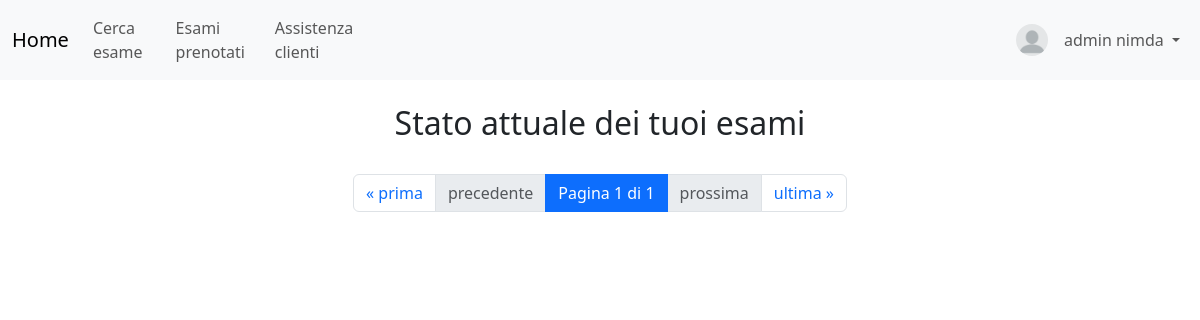
Page /gestione_utenti/situazione/ (signed in) on the earlier database version.
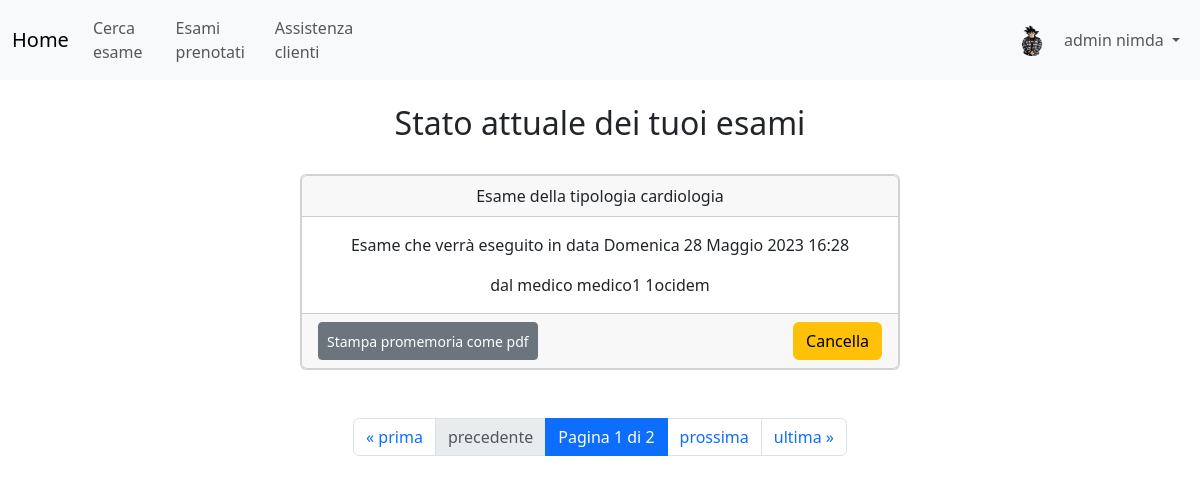
Same page on the later database version.
### utenti_custom/models.py (models this page shows)
class UtenteCustom(AbstractUser):
    username = None
    email = models.EmailField(_('email address'), unique=True)
    foto_profilo = models.ImageField(upload_to ='immagini_utenti/%Y/%m/%d/', blank=True, null=True)
    USERNAME_FIELD = 'email'
    REQUIRED_FIELDS = ['first_name', 'last_name',]
    objects = UserManager()
    def __str__(self):
        return f"{self.first_name} {self.last_name}"

### gestione_medici/models.py (models this page shows, shortened)
class Esame(DirtyFieldsMixin, models.Model):
    TIPOLOGIE_POSSIBILI = [
        ('ematochimica', 'Ematochimica'),
        ('urine', 'Urine'),
        ('oculistica', 'Oculistica'),
        ('radiografia', 'Radiografia'),
        ('ginecologia', 'Ginecologia'),
        ('ecografia', 'Ecografia'),
        ('risonanza_magnetica', 'Risonanza magnetica'),
        ('cardiologia', 'Cardiologia'),
        ('allergologia', 'Allergologia'),
        ('gastroenterologia', 'gastroenterologia'),
        ('urologia', 'Urologia'),
        ('psichiatria', 'Psichiatria'),
        ('pediatria', 'Pediatria'),
        ('otorinolaringologia', 'Otorinolaringologia'),
        ('neurologia', 'Neurologia'),
        ('dermatologia', 'Dermatologia'),
        ('endocrinologia', 'Endocrinologia'),
        ('angiologia', 'Angiologia')
    ]
    STATI_POSSIBILI = [
        ('disponibile', 'Disponibile'),
        ('prenotato', 'Prenotato'),
        ('eseguito', 'Eseguito'),
        ('cancellato', 'Cancellato')
    ]
    tipologia = models.CharField(max_length=30, choices=TIPOLOGIE_POSSIBILI)
    medico = models.ForeignKey(Medico, related_name='esami_caricati', on_delete=models.PROTECT)
    data = models.DateTimeField()
    stato = models.CharField(max_length=20, choices=STATI_POSSIBILI, default='disponibile')
    paziente = models.ForeignKey(UtenteCustom, related_name='esami', null=True, blank=True,
                               on_delete=models.SET_NULL)
    def get_nome_medico(self):
        return self.medico.utente.first_name
    def get_cognome_medico(self):
        return self.medico.utente.last_name
    class Meta:
        verbose_name_plural = 'Esami'
        ordering = ['data']

class Medico(models.Model):
    utente = models.OneToOneField(UtenteCustom, on_delete=models.CASCADE, related_name='medico')
    descrizione = models.TextField(blank=True, null=True)
    class Meta:
        verbose_name_plural = 'Medici'

### gestione_utenti/views.py (the view)
# urls.py: path("situazione/", situazione_utente, name="situazione"),
@login_required
def situazione_utente(request):
    user = get_object_or_404(UtenteCustom, pk=request.user.pk)
    esami = user.esami.all()
    paginatore = Paginator(esami, 1)
    numero_pagina = request.GET.get("page")
    pagina = paginatore.get_page(numero_pagina)
    ctx = {'page_obj': pagina}
    return render(request,"gestione_utenti/situazione.html",ctx)

### gestione_utenti/templates/gestione_utenti/situazione.html (shortened to what this page needs)
{% extends 'base.html' %}
{% block content %}
<br>
<center>
<h2> Stato attuale dei tuoi esami </h2>
</center>
<br>
<div class="d-flex justify-content-center">
{% for e in page_obj  %}
<br>
<div class="d-flex aligns-items-center justify-content-center card text-center w-50 mx-auto">
<div class="card text-center">
  <div class="card-header">
     Esame della tipologia {{ e.tipologia }}
  </div>
  <div class="card-body">
    {% if e.stato == 'prenotato' %}
        <p class="card-text"> Esame che verrà eseguito in data {{e.data}}</p>
    {% else %}
        <p class="card-text"> Esame eseguito in data {{e.data}}</p>
    {% endif %}
        <p class="card-text"> dal medico {{e.get_nome_medico}} {{e.get_cognome_medico}}</p>
  </div>
    <div class="card-footer">
        <div class="btn-wrapper text-center d-flex justify-content-between">
            <a href="{% url 'gestione_utenti:stampa_esame' e.pk %}"
            class="btn btn-secondary  btn-sm text-white d-flex align-items-center">Stampa promemoria come pdf</a>
            <a href="{% url 'gestione_utenti:cancella_prenotazione' e.pk %}"
            class="btn btn-warning" style="">Cancella</a>
        </div>
  </div>
</div>
</div>
</div>
<br>
{%endfor%}
{% include "paginatore.html" %}
{% endblock %}

### templates/base.html (shortened to what this page needs)
<!DOCTYPE html>
<html lang="en">
{% load static %}
<head>
    {% block head %}
  <link rel="stylesheet" href="https://cdn.jsdelivr.net/npm/bootstrap@5.3.0/dist/css/bootstrap.min.css">
  {% endblock %}
  {% load crispy_forms_tags %}
</head>
<body>
  <nav class="navbar navbar-expand-sm bg-light navbar-light">
    <div class="container-fluid ">
      {% block navbar %}
      <a class="navbar-brand" href="{% url 'home' %}">Home</a>
      <div class="collapse navbar-collapse" id="collapsibleNavbar">
        <ul class="navbar-nav">
          <li class="nav-item">
            <a class="nav-link" href="{% url 'gestione_medici:ricerca_esami' %}">Cerca esame</a>
          </li>
          <li class="nav-item">
            <a class="nav-link" href="{% url 'gestione_utenti:situazione' %}">Esami prenotati</a>
          </li>
          <li class="nav-item">
            <a class="nav-link" href="#">Assistenza clienti</a>
          </li>
        </ul>
        <div class="navbar-collapse collapse w-100 order-3 dual-collapse2">
          <ul class="navbar-nav ms-auto">
            <li class="nav-item">
              <span class="navbar-text">
                {% if request.user.is_authenticated and request.user.foto_profilo %}
                  <img src="{{ request.user.foto_profilo.url }}" alt="Foto profilo" class="rounded-circle mt-1 me-2" style="width: 32px; height: 32px;">
                {% else %}
                  <img src="{% static '/immagini/blank_profile_picture.png' %}" alt="Immagine default" class="rounded-circle mt-1 me-2" style="width: 32px; height: 32px;">
                {% endif %}
              </span>
            </li>
            <li class="nav-item dropdown">
              <a class="nav-link dropdown-toggle" id="navbarDropdownMenuLink" role="button" data-bs-toggle="dropdown" aria-haspopup="true" aria-expanded="false">
                {% if request.user.is_authenticated %}
                  {{ request.user }}
                {% else %}
                  Utente anonimo
                {% endif %}
              </a>
          </ul>
        </div>
      </div>
      {% endblock %}
    </div>
  </nav>
{% block content %}
{% endblock %}
</body>
</html>

### templates/paginatore.html
<br>
<nav aria-label="Page navigation example">
  <ul class="pagination justify-content-center">
        <li class="page-item"><a class="page-link" href="?page=1">&laquo; prima</a></li>
        {% if page_obj.has_previous %}
          <li class="page-item"><a class="page-link" href="?page={{ page_obj.previous_page_number }}">precedente</a></li>
        {% else %}
          <li class="page-item disabled"><a class="page-link" href="#">precedente</a></li>
        {% endif %}
        <li class="page-item active " aria-current="page">
          <a class="page-link" href="#">Pagina {{ page_obj.number }} di {{ page_obj.paginator.num_pages }}</a>
        </li>
        {% if page_obj.has_next %}
          <li class="page-item"><a class="page-link" href="?page={{ page_obj.next_page_number }}">prossima</a></li>
        {% else %}
          <li class="page-item"><a class="page-link disabled" href="#">prossima</a></li>
        {% endif %}
        <li class="page-item"><a class="page-link" href="?page={{ page_obj.paginator.num_pages }}">ultima &raquo;</a></li>
  </ul>
</nav>

Differences in the rows shown:
changed UtenteCustom "admin nimda": user.foto_profilo: picture added
added Esame: tipologia "cardiologia", data "Domenica 28 Maggio 2023 16:28", get_nome_medico "medico1", get_cognome_medico "1ocidem"
Other differences:
{{ page_obj.paginator.num_pages }}: "1" → "2"
